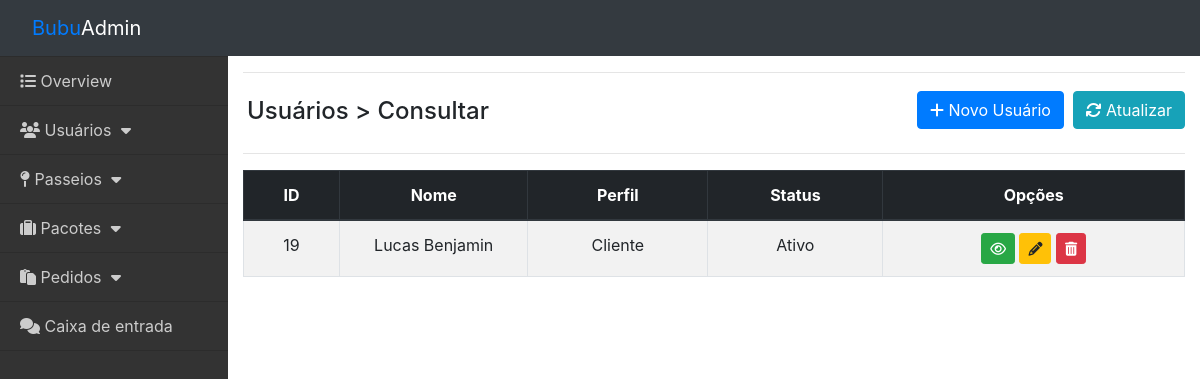
The app's page /view/painelAdmin/painelAdm.php?adm=usuariosMnt with its own data.
### tables this page shows
CREATE TABLE `USR` (
  `codigoUsuario` int(11) NOT NULL AUTO_INCREMENT,
  `primeiroNome` varchar(45) NOT NULL,
  `ultimoNome` varchar(45) NOT NULL,
  `dataNascimento` varchar(45) NOT NULL,
  `email` varchar(255) NOT NULL,
  `senha` varchar(255) NOT NULL,
  `cpf` varchar(45) NOT NULL,
  `telefone` varchar(45) DEFAULT NULL,
  `status` varchar(45) DEFAULT NULL,
  `endereco` varchar(255) DEFAULT NULL,
  `cep` varchar(45) DEFAULT NULL,
  `codPerfil` int(11) NOT NULL,
  `codCidade` int(11) NOT NULL,
  `codEstado` int(11) NOT NULL,
  `codImagem` int(11) NOT NULL,
  `dataHoraCadastro` varchar(45) NOT NULL,
  PRIMARY KEY (`codigoUsuario`),
  UNIQUE KEY `cpf_UNIQUE` (`cpf`),
  UNIQUE KEY `email_UNIQUE` (`email`),
  UNIQUE KEY `codigoUsuario_UNIQUE` (`codigoUsuario`),
  KEY `fk_usuarios_perfil1_idx` (`codPerfil`),
  KEY `fk_USR_CID1_idx` (`codCidade`),
  KEY `fk_USR_UF1_idx` (`codEstado`),
  KEY `fk_USR_IMG1_idx` (`codImagem`),
  CONSTRAINT `fk_USR_CID1` FOREIGN KEY (`codCidade`) REFERENCES `CID` (`codCidade`) ON DELETE NO ACTION ON UPDATE NO ACTION,
  CONSTRAINT `fk_USR_IMG1` FOREIGN KEY (`codImagem`) REFERENCES `IMG` (`codImagem`) ON DELETE NO ACTION ON UPDATE NO ACTION,
  CONSTRAINT `fk_USR_UF1` FOREIGN KEY (`codEstado`) REFERENCES `EST` (`codEstado`) ON DELETE NO ACTION ON UPDATE NO ACTION,
  CONSTRAINT `fk_usuarios_perfil1` FOREIGN KEY (`codPerfil`) REFERENCES `PER` (`codPerfil`) ON DELETE NO ACTION ON UPDATE NO ACTION
);

### model/database.php (called while the page is built, shortened)
<?php
function open_database()
{
    try {
        $conn = new mysqli(DB_HOST, DB_USER, DB_PASSWORD, DB_NAME);
        return $conn;
    } catch (Exception $e) {
        echo $e->getMessage();
        return null;
    }
}
function find( $table = null, $nomeCampo = null, $valorCampo = null, $multResult = false ) {
  $database = open_database();
  $database->set_charset("utf8");
  $found = null;
  if($nomeCampo == null) {
    $sql = "SELECT * FROM " . $table;
    $result = $database->query($sql);
    if ($result->num_rows > 0) {
      $found = $result->fetch_all(MYSQLI_ASSOC);
    }
  }
	return $found;
}
function find_all( $table ) {
    return find($table);
  }
?>

### controller/beans/usuarioBean.php (called while the page is built, shortened)
<?php
function carrega_usuarios() {
	$usuarios = find_all('USR');
}

### view/painelAdmin/usuariosMnt.php (the view, shortened to what this page needs)
<?php
    require_once('../../controller/beans/usuarioBean.php');
	carrega_usuarios();
?>
<hr>
<header>
	<div class="row">
		<div class="col-sm-7">
		<h4 class="mt-2 ml-1">Usuários > Consultar</h4>
		</div>
		<div class="col-sm-5 text-right h2">
	    	<a class="btn btn-primary" href="./painelAdm.php?adm=usuariosInc"><i class="fa fa-plus"></i> Novo Usuário</a>
	    	<a class="btn btn-info" href="./painelAdm.php?adm=usuariosMnt"><i class="fa fa-refresh"></i> Atualizar</a>
	    </div>
	</div>
</header>
<hr>
<table class="table table-hover text-center table-bordered table-striped">
	<thead class="thead-dark">
		<tr>
			<th>ID</th>
			<th width="20%">Nome</th>
			<th>Perfil</th>
			<th>Status</th>
			<th>Opções</th>
		</tr>
	</thead>
	<tbody>
	<?php if ($usuarios) : ?>
	<?php foreach ($usuarios as $usuario) : ?>
		<tr>
			<td><?php echo $usuario['codigoUsuario']; ?></td>
			<td><?php echo $usuario['primeiroNome']." ".$usuario['ultimoNome']; ?></td>
			<td><?php
				if ($usuario['codPerfil'] == 1){
					echo "Administrador";
				}else if($usuario['codPerfil'] == 2){
					echo "Cliente";
				} ?>
			</td>
			<td><?php echo $usuario['status'] ?></td>
			<td class="actions">
				<a href="./painelAdm.php?adm=usuariosMntDetalhe&id=<?php echo $usuario['codigoUsuario']; ?>" class="btn btn-sm btn-success"><i class="fa fa-eye"></i> </a>
				<a href="./painelAdm.php?adm=usuariosMntAlterar&id=<?php echo $usuario['codigoUsuario']; ?>" class="btn btn-sm btn-warning"><i class="fa fa-pencil"></i> </a>
				<a href="#" class="btn btn-sm btn-danger" data-toggle="modal" data-target="#delete-modal-usuario"  onclick="setaDadosModal('<?php echo $usuario['codigoUsuario']; ?>')">
					<i class="fa fa-trash"></i>
				</a>
			</td>
		</tr>
	<?php endforeach; ?>
	<?php else : ?>
		<tr>
			<td colspan="6">Nenhum registro encontrado.</td>
		</tr>
	<?php endif; ?>
	</tbody>
</table>

### records on screen
usr: codigoUsuario "19", primeiroNome "Lucas", ultimoNome "Benjamin", shows "Cliente", status "Ativo"
